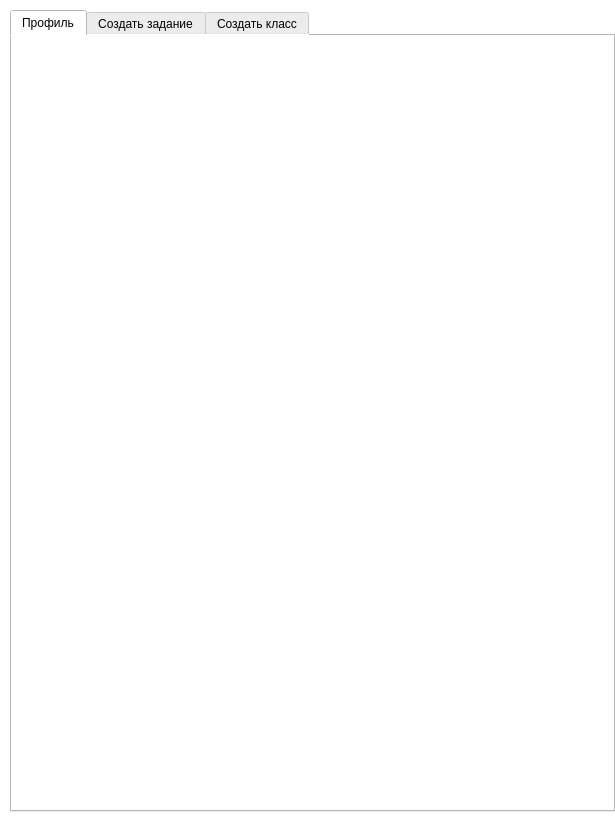
<?xml version="1.0" encoding="UTF-8"?>
<ui version="4.0">
 <class>Form</class>
 <widget class="QWidget" name="Form">
  <property name="geometry">
   <rect>
    <x>0</x>
    <y>0</y>
    <width>615</width>
    <height>822</height>
   </rect>
  </property>
  <property name="windowTitle">
   <string>Form</string>
  </property>
  <property name="styleSheet">
   <string notr="true">background-color: white;</string>
  </property>
  <widget class="QTabWidget" name="tabs">
   <property name="geometry">
    <rect>
     <x>10</x>
     <y>10</y>
     <width>605</width>
     <height>802</height>
    </rect>
   </property>
   <property name="cursor">
    <cursorShape>ArrowCursor</cursorShape>
   </property>
   <property name="currentIndex">
    <number>0</number>
   </property>
   <widget class="ProfileTab" name="tab_profile">
    <property name="cursor">
     <cursorShape>ArrowCursor</cursorShape>
    </property>
    <attribute name="title">
     <string>Профиль</string>
    </attribute>
   </widget>
   <widget class="ManageTasksTab" name="tab_manage_tasks">
    <property name="cursor">
     <cursorShape>ArrowCursor</cursorShape>
    </property>
    <attribute name="title">
     <string>Создать задание</string>
    </attribute>
   </widget>
   <widget class="CreateClassTab" name="tab_create_class">
    <attribute name="title">
     <string>Создать класс</string>
    </attribute>
   </widget>
  </widget>
 </widget>
 <customwidgets>
  <customwidget>
   <class>ProfileTab</class>
   <extends>QWidget</extends>
   <header>profile.h</header>
   <container>1</container>
  </customwidget>
  <customwidget>
   <class>ManageTasksTab</class>
   <extends>QWidget</extends>
   <header>tasks.h</header>
   <container>1</container>
  </customwidget>
  <customwidget>
   <class>CreateClassTab</class>
   <extends>QWidget</extends>
   <header>create_class.h</header>
   <container>1</container>
  </customwidget>
 </customwidgets>
 <resources/>
 <connections/>
</ui>
